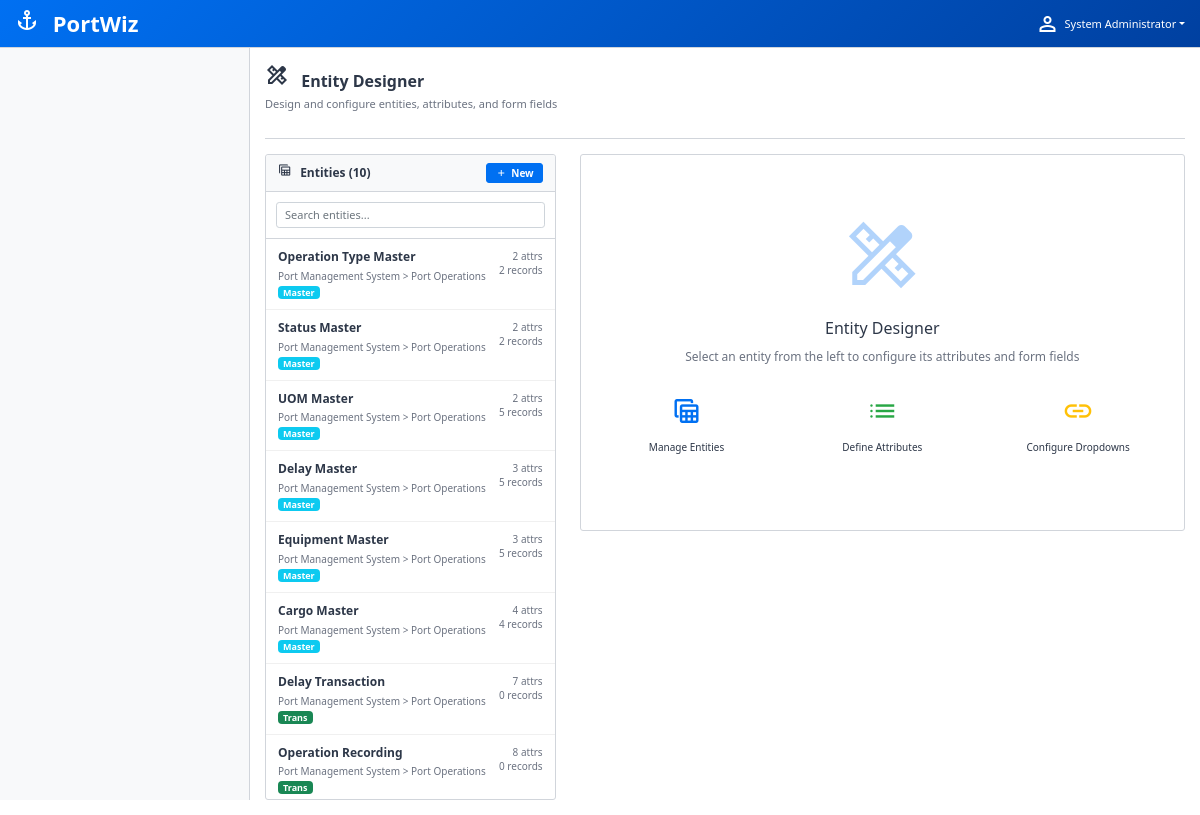
/entity-designer/ (signed in), run on the app's committed database.
### models.py (models this page shows, shortened)
class User(db.Model, UserMixin):
    __tablename__ = 'users'
    id = db.Column(db.Integer, primary_key=True, autoincrement=True)
    username = db.Column(db.String(100), unique=True, nullable=False)
    email = db.Column(db.String(255), unique=True, nullable=False)
    first_name = db.Column(db.String(100))
    last_name = db.Column(db.String(100))
    password = db.Column(db.String(255))
    is_active = db.Column(db.Boolean, default=True)
    last_login = db.Column(db.DateTime)
    created_at = db.Column(db.DateTime, default=datetime.utcnow)
    updated_at = db.Column(db.DateTime, default=datetime.utcnow, onupdate=datetime.utcnow)
    user_roles = db.relationship('UserRole', backref='user', lazy='dynamic')
    favorite_modules = db.relationship('UserFavoriteModule', backref='user', lazy='dynamic')
    @hybrid_property
    def full_name(self):
        return f"{self.first_name or ''} {self.last_name or ''}".strip()

class EntityType(db.Model):
    __tablename__ = 'entity_types'
    id = db.Column(db.Integer, primary_key=True, autoincrement=True)
    module_id = db.Column(db.Integer, db.ForeignKey('modules.id'), nullable=False)
    code = db.Column(db.String(50), nullable=False)
    name = db.Column(db.String(255), nullable=False)
    description = db.Column(db.Text)
    table_name = db.Column(db.String(100))
    is_master = db.Column(db.Boolean, default=False)
    is_transactional = db.Column(db.Boolean, default=True)
    icon = db.Column(db.String(100))
    order_index = db.Column(db.Integer, default=0)
    is_active = db.Column(db.Boolean, default=True)
    created_at = db.Column(db.DateTime, default=datetime.utcnow)
    updated_at = db.Column(db.DateTime, default=datetime.utcnow, onupdate=datetime.utcnow)
    created_by = db.Column(db.String(100))
    updated_by = db.Column(db.String(100))
    attribute_definitions = db.relationship('AttributeDefinition', backref='entity_type', lazy='dynamic')
    form_definitions = db.relationship('FormDefinition', backref='entity_type', lazy='dynamic')
    entity_instances = db.relationship('EntityInstance', backref='entity_type', lazy='dynamic')
    workflow_states = db.relationship('WorkflowState', backref='entity_type', lazy='dynamic')
    __table_args__ = (
        db.UniqueConstraint('module_id', 'code', name='unique_entity_per_module'),
    )

class Application(db.Model):
    __tablename__ = 'applications'
    id = db.Column(db.Integer, primary_key=True, autoincrement=True)
    code = db.Column(db.String(50), unique=True, nullable=False)
    name = db.Column(db.String(255), nullable=False)
    description = db.Column(db.Text)
    icon = db.Column(db.String(100))
    order_index = db.Column(db.Integer, default=0)
    is_active = db.Column(db.Boolean, default=True)
    created_at = db.Column(db.DateTime, default=datetime.utcnow)
    updated_at = db.Column(db.DateTime, default=datetime.utcnow, onupdate=datetime.utcnow)
    created_by = db.Column(db.String(100))
    updated_by = db.Column(db.String(100))
    modules = db.relationship('Module', backref='application', lazy='dynamic')

class Module(db.Model):
    __tablename__ = 'modules'
    id = db.Column(db.Integer, primary_key=True, autoincrement=True)
    application_id = db.Column(db.Integer, db.ForeignKey('applications.id'), nullable=False)
    code = db.Column(db.String(50), nullable=False)
    name = db.Column(db.String(255), nullable=False)
    description = db.Column(db.Text)
    icon = db.Column(db.String(100))
    order_index = db.Column(db.Integer, default=0)
    is_system = db.Column(db.Boolean, default=False)
    is_active = db.Column(db.Boolean, default=True)
    created_at = db.Column(db.DateTime, default=datetime.utcnow)
    updated_at = db.Column(db.DateTime, default=datetime.utcnow, onupdate=datetime.utcnow)
    created_by = db.Column(db.String(100))
    updated_by = db.Column(db.String(100))
    entity_types = db.relationship('EntityType', backref='module', lazy='dynamic')
    __table_args__ = (
        db.UniqueConstraint('application_id', 'code', name='unique_module_per_app'),
    )

### entity_designer/__init__.py (the view)
@entity_designer_bp.route('/')
@login_required
def index():
    modules = Module.query.filter_by(is_active=True).join(Application).order_by(
        Application.order_index,
        Module.order_index
    ).all()
    entity_summaries = []
    for module in modules:
        entity_types = module.entity_types.filter_by(is_active=True).order_by(EntityType.order_index).all()
        for entity_type in entity_types:
            summary = EntityDesignerUtils.get_entity_summary(entity_type)
            entity_summaries.append(summary)
    return render_template('entity_designer/index.html',
                         entity_summaries=entity_summaries,
                         modules=modules)

### app.py (called while the page is built)
@login_manager.user_loader
def load_user(user_id):
    return User.query.get(int(user_id))

@app.context_processor
def inject_csrf_token():
    return dict(csrf_token=generate_csrf)

@app.context_processor
def inject_permissions():
    def has_permission(entity_type_id, permission_type):
        if not current_user.is_authenticated:
            return False
        perms = get_user_permissions(current_user.id, entity_type_id)
        return perms.get(f'can_{permission_type.lower()}', False)
    def get_permissions(entity_type_id):
        if not current_user.is_authenticated:
            return {'can_read': False, 'can_create': False, 'can_update': False, 'can_delete': False}
        return get_user_permissions(current_user.id, entity_type_id)
    return {
        'has_permission': has_permission,
        'get_permissions': get_permissions
    }

@app.context_processor
def inject_admin_navigation():
    if request.endpoint and request.endpoint.startswith('custom_admin.'):
        return {
            'navigation': AdminConfig.get_navigation_structure(),
            'get_display_value': AdminUtils.get_display_value
        }
    return {}

@app.context_processor
def inject_python_builtins():
    return {
        'hasattr': hasattr,
        'getattr': getattr,
        'len': len,
        'str': str,
        'int': int,
        'float': float,
        'bool': bool
    }

### entity_designer/templates/entity_designer/index.html (shortened to what this page needs)
{% extends "base.html" %}
{% block content %}
<div class="content-header">
    <h1 class="content-title">
        <span class="material-symbols-outlined" style="margin-right: 8px;">design_services</span>
        Entity Designer
    </h1>
    <p class="page-subtitle" style="font-size: 11px; color: var(--sap-text-muted); margin-top: 5px;">
        Design and configure entities, attributes, and form fields
    </p>
</div>
<div class="row">
    <div class="col-md-4">
        <div class="card-sap">
            <div class="card-header d-flex justify-content-between align-items-center">
                <span>
                    <span class="material-symbols-outlined" style="margin-right: 5px; font-size: 14px;">table_view</span>
                    Entities ({{ entity_summaries|length }})
                </span>
                <a href="/custom-admin/models/entity_type/create" class="btn-sap btn-primary" style="padding: 2px 8px; font-size: 10px;">
                    <span class="material-symbols-outlined" style="font-size: 12px;">add</span>
                    New
                </a>
            </div>
            <div class="card-body p-0">
                <div style="padding: 10px; border-bottom: 1px solid var(--sap-border);">
                    <input type="text" id="entitySearch" class="form-control form-control-sm"
                           placeholder="Search entities..." style="font-size: 11px;">
                </div>
                <div style="max-height: 70vh; overflow-y: auto;" id="entityList">
                    {% for entity in entity_summaries %}
                    <div class="entity-item" data-entity-id="{{ entity.id }}"
                         data-entity-name="{{ entity.name }}"
                         onclick="loadEntity({{ entity.id }})"
                         style="padding: 10px 12px; border-bottom: 1px solid #f0f0f0; cursor: pointer; transition: background 0.15s;">
                        <div class="d-flex justify-content-between align-items-start">
                            <div style="flex: 1;">
                                <div style="font-size: 12px; font-weight: 600; margin-bottom: 3px;">
                                    {{ entity.name }}
                                </div>
                                <div style="font-size: 10px; color: var(--sap-text-muted); margin-bottom: 3px;">
                                    {{ entity.application }} > {{ entity.module }}
                                </div>
                                <div style="display: flex; gap: 3px; flex-wrap: wrap;">
                                    {% if entity.is_master %}
                                    <span class="badge bg-info" style="font-size: 9px; padding: 2px 5px;">Master</span>
                                    {% endif %}
                                    {% if entity.is_transactional %}
                                    <span class="badge bg-success" style="font-size: 9px; padding: 2px 5px;">Trans</span>
                                    {% endif %}
                                </div>
                            </div>
                            <div style="text-align: right; font-size: 10px; color: var(--sap-text-muted);">
                                <div>{{ entity.attributes_count }} attrs</div>
                                <div>{{ entity.instances_count }} records</div>
                            </div>
                        </div>
                    </div>
                    {% endfor %}
                </div>
            </div>
        </div>
    </div>
    <div class="col-md-8">
        <div id="welcomePanel" class="card-sap">
            <div class="card-body text-center" style="padding: 60px 20px;">
                <span class="material-symbols-outlined" style="font-size: 80px; opacity: 0.3; color: var(--sap-blue);">design_services</span>
                <h4 style="margin-top: 20px; margin-bottom: 10px; font-size: 16px;">Entity Designer</h4>
                <p style="font-size: 12px; color: var(--sap-text-muted); margin-bottom: 30px;">
                    Select an entity from the left to configure its attributes and form fields
                </p>
                <div class="row text-center">
                    <div class="col-4">
                        <span class="material-symbols-outlined" style="font-size: 32px; color: var(--sap-blue);">table_view</span>
                        <p style="font-size: 10px; margin-top: 8px;">Manage Entities</p>
                    </div>
                    <div class="col-4">
                        <span class="material-symbols-outlined" style="font-size: 32px; color: #28a745;">list</span>
                        <p style="font-size: 10px; margin-top: 8px;">Define Attributes</p>
                    </div>
                    <div class="col-4">
                        <span class="material-symbols-outlined" style="font-size: 32px; color: #ffc107;">link</span>
                        <p style="font-size: 10px; margin-top: 8px;">Configure Dropdowns</p>
                    </div>
                </div>
            </div>
        </div>
    </div>
</div>
{% endblock %}

### templates/base.html (shortened to what this page needs)
<!DOCTYPE html>
<html lang="en">
<head>
    <link href="https://cdn.jsdelivr.net/npm/bootstrap@5.1.3/dist/css/bootstrap.min.css" rel="stylesheet">
</head>
<body>
    <header class="main-header">
        <div class="header-brand">
            <span class="material-symbols-outlined" style="margin-right: 8px;">anchor</span>
            PortWiz
        </div>
        <nav class="header-nav">
            {% if current_user.is_authenticated %}
                <div class="dropdown">
                    <a href="#" class="header-user dropdown-toggle" data-bs-toggle="dropdown">
                        <span class="material-symbols-outlined" style="margin-right: 5px;">person</span>
                        {{ current_user.full_name or current_user.username }}
                    </a>
                </div>
            {% endif %}
        </nav>
    </header>
    {% if current_user.is_authenticated %}
    <aside class="sidebar">
    </aside>
    {% endif %}
    <main class="main-content">
        {% block content %}{% endblock %}
    </main>
</body>
</html>

### templates/base.html (style rules this page uses)
:root { --sap-blue: #0070f2; --sap-dark-blue: #0040a0; --sap-light-blue: #e6f2ff; --sap-gray: #f8f9fa; --sap-border: #d1d5db; --sap-text: #2d3748; --sap-text-muted: #6b7280; --sidebar-width: 250px; --header-height: 48px; }
* { margin: 0; padding: 0; box-sizing: border-box; }
body { font-family: 'Segoe UI', Tahoma, Geneva, Verdana, sans-serif; font-size: 12px; line-height: 1.4; color: var(--sap-text); background-color: #ffffff; overflow-x: hidden; }
.main-header { position: fixed; top: 0; left: 0; right: 0; height: var(--header-height); background: linear-gradient(135deg, var(--sap-blue) 0%, var(--sap-dark-blue) 100%); color: white; z-index: 1030; border-bottom: 1px solid var(--sap-border); display: flex; align-items: center; padding: 0 15px; }
.header-brand { font-size: 22px; font-weight: 600; margin-right: 30px; }
.header-nav { display: flex; align-items: center; margin-left: auto; }
.header-user { display: flex; align-items: center; color: white; text-decoration: none; font-size: 11px; }
.sidebar { position: fixed; top: var(--header-height); left: 0; width: var(--sidebar-width); height: calc(100vh - var(--header-height)); background-color: var(--sap-gray); border-right: 1px solid var(--sap-border); overflow-y: auto; z-index: 1020; }
.main-content { margin-left: var(--sidebar-width); margin-top: var(--header-height); padding: 15px; min-height: calc(100vh - var(--header-height)); }
.content-header { margin-bottom: 15px; padding-bottom: 10px; border-bottom: 1px solid var(--sap-border); }
.content-title { font-size: 16px; font-weight: 600; color: var(--sap-text); margin-bottom: 5px; }
.btn-sap { font-size: 11px; padding: 4px 12px; border: 1px solid var(--sap-border); border-radius: 3px; background-color: white; color: var(--sap-text); cursor: pointer; transition: all 0.15s ease; display: inline-flex; align-items: center; gap: 4px; text-decoration: none; }
.btn-sap.btn-primary { background-color: var(--sap-blue); border-color: var(--sap-blue); color: white; }
.btn-sap .material-icons, .btn-sap .material-symbols-outlined { font-size: 14px; }
.card-sap { border: 1px solid var(--sap-border); border-radius: 3px; background-color: white; }
.card-sap .card-header { background-color: var(--sap-gray); border-bottom: 1px solid var(--sap-border); padding: 8px 12px; font-size: 12px; font-weight: 600; }
.card-sap .card-body { padding: 12px; }

### data on the page
User: first_name+last_name "System Administrator"
EntityType: name "Operation Type Master"
Application: application "Port Management System" "Port Management System" "Port Management System" "Port Management System" "Port Management System" "Port Management System" "Port Management System" "Port Management System"
Module: module "Port Operations" "Port Operations" "Port Operations" "Port Operations" "Port Operations" "Port Operations" "Port Operations" "Port Operations"
EntityType: name "Status Master"
EntityType: name "UOM Master"
EntityType: name "Delay Master"
EntityType: name "Equipment Master"
EntityType: name "Cargo Master"
EntityType: name "Delay Transaction"
EntityType: name "Operation Recording"

### other printed values
{{ entity_summaries|length }} "10"
{{ entity.attributes_count }} "2" "2" "2" "3" "3" "4" "7" "8"
{{ entity.instances_count }} "2" "2" "5" "5" "5" "4" "0" "0"
